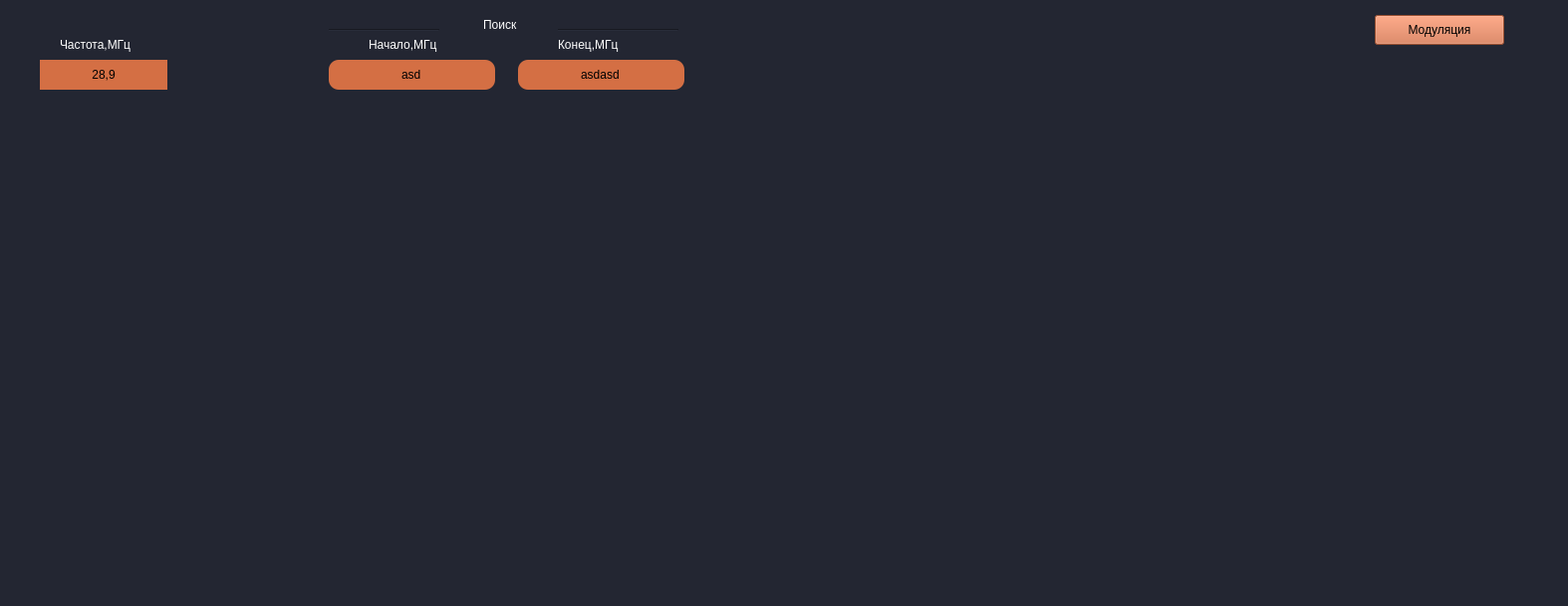
<?xml version="1.0" encoding="UTF-8"?>
<ui version="4.0">
 <class>Dialog</class>
 <widget class="QDialog" name="Dialog">
  <property name="geometry">
   <rect>
    <x>0</x>
    <y>0</y>
    <width>1574</width>
    <height>608</height>
   </rect>
  </property>
  <property name="sizePolicy">
   <sizepolicy hsizetype="Expanding" vsizetype="Expanding">
    <horstretch>0</horstretch>
    <verstretch>0</verstretch>
   </sizepolicy>
  </property>
  <property name="baseSize">
   <size>
    <width>600</width>
    <height>400</height>
   </size>
  </property>
  <property name="windowTitle">
   <string>Комплекс</string>
  </property>
  <property name="styleSheet">
   <string notr="true">background-color: rgb(35,38,50)</string>
  </property>
  <widget class="QWidget" name="widget_8" native="true">
   <property name="geometry">
    <rect>
     <x>0</x>
     <y>0</y>
     <width>711</width>
     <height>101</height>
    </rect>
   </property>
   <property name="styleSheet">
    <string notr="true"/>
   </property>
   <widget class="QLineEdit" name="start">
    <property name="geometry">
     <rect>
      <x>330</x>
      <y>60</y>
      <width>167</width>
      <height>30</height>
     </rect>
    </property>
    <property name="styleSheet">
     <string notr="true">background-color: rgb(212, 111, 68);
border-radius: 10px;
</string>
    </property>
    <property name="text">
     <string>asd</string>
    </property>
    <property name="alignment">
     <set>Qt::AlignCenter</set>
    </property>
   </widget>
   <widget class="QLineEdit" name="lineEdit_6">
    <property name="geometry">
     <rect>
      <x>520</x>
      <y>60</y>
      <width>167</width>
      <height>30</height>
     </rect>
    </property>
    <property name="styleSheet">
     <string notr="true">background-color: rgb(212, 111, 68);
border-color: rgb(100, 100, 100);
border-radius: 10px;</string>
    </property>
    <property name="text">
     <string>asdasd</string>
    </property>
    <property name="alignment">
     <set>Qt::AlignCenter</set>
    </property>
   </widget>
   <widget class="QLabel" name="frequency">
    <property name="geometry">
     <rect>
      <x>40</x>
      <y>60</y>
      <width>128</width>
      <height>30</height>
     </rect>
    </property>
    <property name="styleSheet">
     <string notr="true">background-color: rgb(212, 111, 68)</string>
    </property>
    <property name="text">
     <string>28,9</string>
    </property>
    <property name="alignment">
     <set>Qt::AlignCenter</set>
    </property>
   </widget>
   <widget class="QLabel" name="l_freqyency">
    <property name="geometry">
     <rect>
      <x>60</x>
      <y>30</y>
      <width>101</width>
      <height>30</height>
     </rect>
    </property>
    <property name="styleSheet">
     <string notr="true">color: rgb(255, 255, 255);</string>
    </property>
    <property name="text">
     <string>Частота,МГц</string>
    </property>
   </widget>
   <widget class="QLabel" name="l_begining_2">
    <property name="geometry">
     <rect>
      <x>370</x>
      <y>30</y>
      <width>91</width>
      <height>30</height>
     </rect>
    </property>
    <property name="styleSheet">
     <string notr="true">color: rgb(255, 255, 255);</string>
    </property>
    <property name="text">
     <string>Начало,МГц</string>
    </property>
   </widget>
   <widget class="QLabel" name="l_ending">
    <property name="geometry">
     <rect>
      <x>560</x>
      <y>30</y>
      <width>91</width>
      <height>30</height>
     </rect>
    </property>
    <property name="styleSheet">
     <string notr="true">color: rgb(255, 255, 255);</string>
    </property>
    <property name="text">
     <string>Конец,МГц</string>
    </property>
   </widget>
   <widget class="Line" name="line">
    <property name="geometry">
     <rect>
      <x>330</x>
      <y>20</y>
      <width>111</width>
      <height>20</height>
     </rect>
    </property>
    <property name="styleSheet">
     <string notr="true">color: rgb(255, 255, 255);</string>
    </property>
    <property name="orientation">
     <enum>Qt::Horizontal</enum>
    </property>
   </widget>
   <widget class="QLabel" name="l_begining_3">
    <property name="geometry">
     <rect>
      <x>485</x>
      <y>10</y>
      <width>91</width>
      <height>30</height>
     </rect>
    </property>
    <property name="styleSheet">
     <string notr="true">color: rgb(255, 255, 255);</string>
    </property>
    <property name="text">
     <string>Поиск</string>
    </property>
   </widget>
   <widget class="Line" name="line_2">
    <property name="geometry">
     <rect>
      <x>560</x>
      <y>20</y>
      <width>121</width>
      <height>20</height>
     </rect>
    </property>
    <property name="styleSheet">
     <string notr="true">color: rgb(255, 255, 255);</string>
    </property>
    <property name="orientation">
     <enum>Qt::Horizontal</enum>
    </property>
   </widget>
  </widget>
  <widget class="QWidget" name="widget_9" native="true">
   <property name="geometry">
    <rect>
     <x>1300</x>
     <y>0</y>
     <width>451</width>
     <height>91</height>
    </rect>
   </property>
   <widget class="QToolButton" name="toolButton_2">
    <property name="geometry">
     <rect>
      <x>80</x>
      <y>15</y>
      <width>130</width>
      <height>30</height>
     </rect>
    </property>
    <property name="styleSheet">
     <string notr="true">background-color: rgb(212, 111, 68)</string>
    </property>
    <property name="text">
     <string>Модуляция</string>
    </property>
   </widget>
   <widget class="QLabel" name="label_11">
    <property name="geometry">
     <rect>
      <x>290</x>
      <y>15</y>
      <width>130</width>
      <height>30</height>
     </rect>
    </property>
    <property name="styleSheet">
     <string notr="true">background-color: rgb(212, 111, 68)</string>
    </property>
    <property name="text">
     <string>Пеленг</string>
    </property>
    <property name="alignment">
     <set>Qt::AlignCenter</set>
    </property>
   </widget>
  </widget>
 </widget>
 <resources/>
 <connections/>
</ui>
